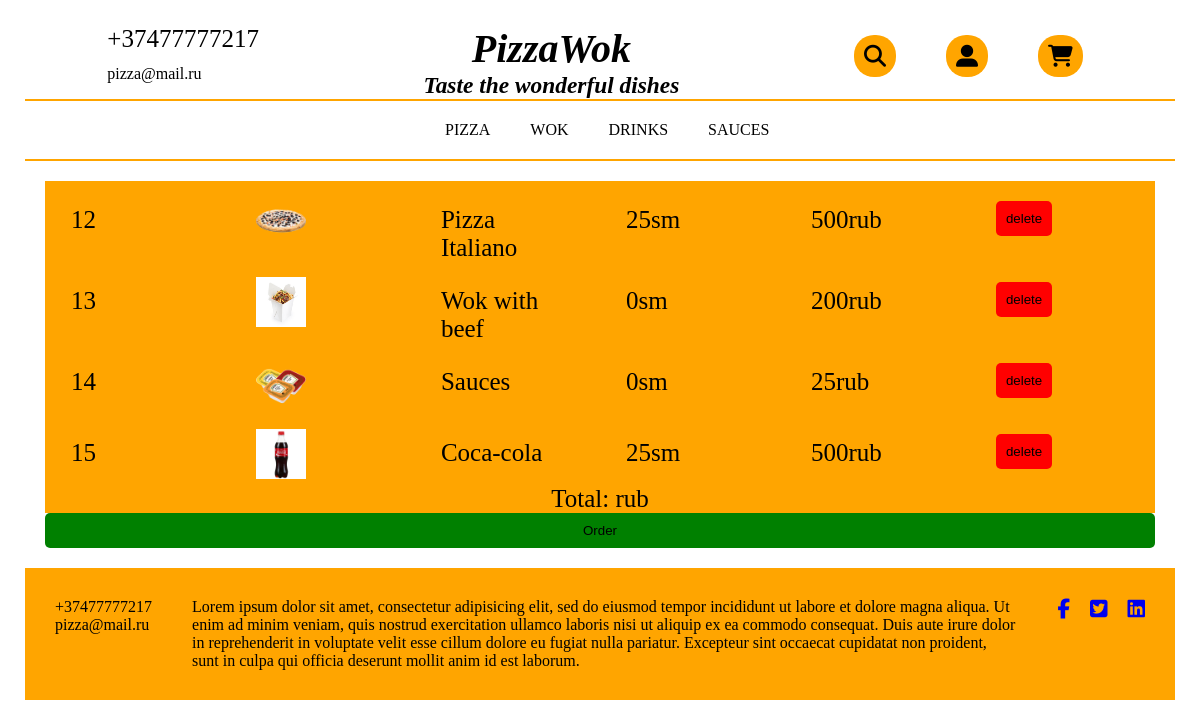
Screenshot of /view/basket.php with the database file from the repository.
### tables this page shows
CREATE TABLE `basket` (
  `id` int(11) NOT NULL,
  `img` varchar(200) NOT NULL,
  `name` varchar(200) NOT NULL,
  `size` int(11) NOT NULL,
  `price` int(11) NOT NULL
);

### models/basket_model.php (called while the page is built, shortened)
<?php
require_once("coneqtion.php");
function basket(){
	global $conn;
	$query="SELECT * FROM `basket`";
	$res = mysqli_query($conn,$query);
	$result=mysqli_fetch_all($res);
	return $result;
};
?>

### view/basket.php (the view, shortened to what this page needs)
<?php session_start();
require_once("..//models/basket_model.php");
?>
<!DOCTYPE html>
<html>
<head>
	<link rel="stylesheet" type="text/css" href="../asset/css/basket_css.css">
</head>
<body>
	<header>
		<div>
			<p>+37477777217</p>
			<p>pizza@mail.ru</p>
		</div>
		<div>
			<a href="../index.php"><h1 style="color: black">PizzaWok</h1></a>
			<h3>Taste the wonderful dishes</h3>
		</div>
		<div>
			<div>
				<a href="../view/search.php">
					<i class="fas fa-search"></i>
				</a>
			</div>
			<div>
				<a href="../view/customers_office.php">
					<i class="fas fa-user-alt"></i>
				</a>
			</div>
			<div>
				<a href="../view/basket.php">
					<i class="fas fa-shopping-cart"></i>
				</a>
			</div>
		</div>
	</header>
	<nav>
		<ul>
			<li>
				<a href="../view/pizza.php">PIZZA</a>
			</li>
			<li>
				<a href="../view/wok.php">WOK</a>
			</li>
			<li>
				<a href="../view/drinks.php">DRINKS</a>
			</li>
			<li>
				<a href="../view/sauces.php">SAUCES</a>
			</li>
		</ul>
	</nav>
	<main>
		<?php $all = basket() ?>
		<?php for ($i=0; $i <count($all) ; $i++):?>
				<div style="display: flex; flex-wrap: row nowrap;justify-content: space-around;background-color: orange;font-size: 25px;" class="product" >
					<div style="background-color: orange;padding-top: 25px;width: 12%" class="id"
					class="on">
						<?= $all[$i][0] ?>
					</div>
					<div style="background-color: orange;padding-top: 15px;width: 12%" >
						<?= $all[$i][1] ?>
					</div>
					<div style="background-color: orange;padding-top: 25px;width: 12%">
						<?= $all[$i][2] ?>
					</div>
					<div style="background-color: orange;padding-top: 25px;width: 12%">
						<?= $all[$i][3] ?>sm
					</div>
					<div style="background-color: orange;padding-top: 25px;width: 12%">
						<?= $all[$i][4] ?>rub
					</div>
					<div style='padding-top: 20px;width: 12%'>
						<button class="delete" style="border:none;background-color: red;padding: 10px;border-radius: 5px;">delete</button>
					</div>
				</div>
		<?php endfor ?>
		<div style="width: 100%; background-color: orange;text-align: center;font-size: 25px;" class="total">
			Total:
			?>rub
		</div>
		<div>
			<button class="order"  style="border:none;background-color: green;padding: 10px;border-radius: 5px;width: 100%;">
				Order
			</button>
		</div>
	</main>
	<footer>
		<div>
			<div>
				<p>+37477777217</p>
				<p>pizza@mail.ru</p>
			</div>
		</div>
		<div>
			Lorem ipsum dolor sit amet, consectetur adipisicing elit, sed do eiusmod
			tempor incididunt ut labore et dolore magna aliqua. Ut enim ad minim veniam,
			quis nostrud exercitation ullamco laboris nisi ut aliquip ex ea commodo
			consequat. Duis aute irure dolor in reprehenderit in voluptate velit esse
			cillum dolore eu fugiat nulla pariatur. Excepteur sint occaecat cupidatat non
			proident, sunt in culpa qui officia deserunt mollit anim id est laborum.
		</div>
		<div>
			<div>
				<a href="https://www.facebook.com/">
					<i class="fab fa-facebook-f"></i>
				</a>
			</div>
			<div>
				<a href="https://twitter.com/explore">
					<i class="fab fa-twitter-square"></i>
				</a>
			</div>
			<div>
				<a href="https://www.linkedin.com/">
					<i class="fab fa-linkedin"></i>
				</a>
			</div>
		</div>
	</footer>
</body>
</html>

### asset/css/basket_css.css (style rules this page uses)
* { padding: 0; margin: 0; list-style-type: none; outline: none; box-sizing: border-box; text-decoration: none; }
body { padding: 25px; }
header { display: flex; flex-wrap: row nowrap; justify-content: space-around; border-bottom: 2px orange solid; }
header>div:nth-child(3) { display: flex; flex-wrap: row nowrap; justify-content: space-between; font-size: 22px; }
header>div:nth-child(3)>div { padding: 10px; }
header>div:nth-child(3)>div>a>i { color: black; background-color: orange; border-radius: 20px; padding:10px; }
header>div:nth-child(3)>div:nth-child(2) { margin-left: 30px; margin-right: 30px; }
header>div:nth-child(2) { font-size: 20px; font-style: italic; text-align: center; }
header>div:nth-child(1)>p:first-child { padding-bottom: 12px; font-size: 25px; }
nav { text-align: center; border-bottom: 2px orange solid; padding:20px 400px 20px 400px; }
nav>ul { display: flex; flex-wrap: row nowrap; justify-content: space-between; }
nav>ul>li>a { color: black; padding:20px; }
main { margin: 20px; }
main>div>div:nth-child(2)>img { width: 50px; height: 50px; }
footer { background-color: orange; display: flex; flex-wrap: row nowrap; justify-content: space-around; padding: 30px; }
footer>div:nth-child(2) { margin: 0 40px; }
footer>div:last-child { background-color: orange; display: flex; flex-wrap: row nowrap; }
footer>div:last-child>div:nth-child(2) { margin: 0 20px; }
footer>div:last-child>div { font-size: 20px; }

### rows the page displays
basket: id "12", img (picture), name "Pizza Italiano", size "25", price "500"
basket: id "13", img (picture), name "Wok with beef", size "0", price "200"
basket: id "14", img (picture), name "Sauces", size "0", price "25"
basket: id "15", img (picture), name "Coca-cola", size "25", price "500"
